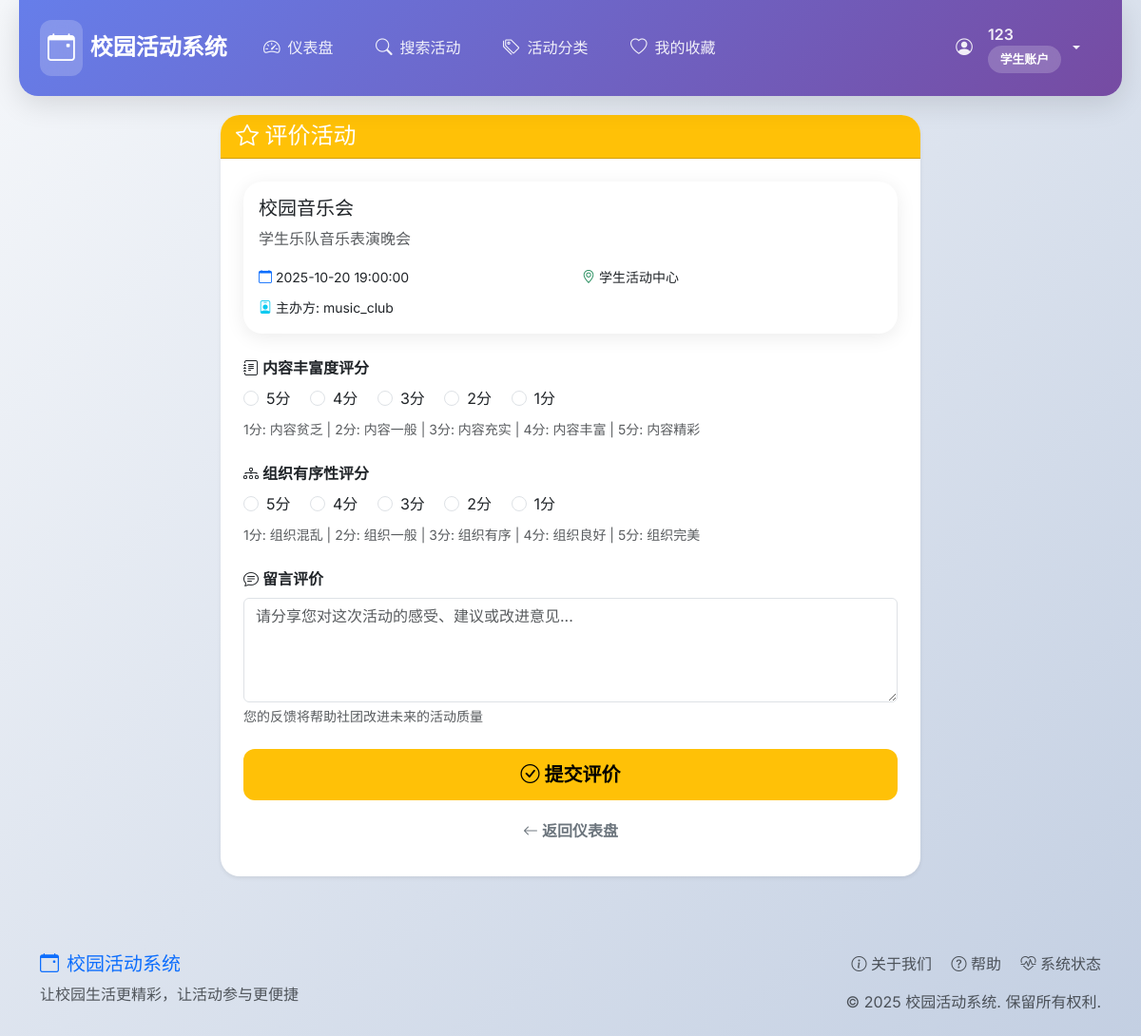
Page /review_event/8 (signed in) on the committed database.
### tables this page shows
CREATE TABLE events (
            id INTEGER PRIMARY KEY AUTOINCREMENT,
            title TEXT NOT NULL,
            description TEXT,
            date_time TEXT NOT NULL,
            end_time TEXT NOT NULL,
            location TEXT NOT NULL,
            max_participants INTEGER NOT NULL,
            club_id INTEGER NOT NULL,
            status TEXT DEFAULT 'upcoming',
            created_at TIMESTAMP DEFAULT CURRENT_TIMESTAMP,
            FOREIGN KEY (club_id) REFERENCES users (id)
        );

CREATE TABLE users (
            id INTEGER PRIMARY KEY AUTOINCREMENT,
            username TEXT UNIQUE NOT NULL,
            password TEXT NOT NULL,
            role TEXT NOT NULL, -- 'student' or 'club'
            email TEXT,
            created_at TIMESTAMP DEFAULT CURRENT_TIMESTAMP
        );

### app.py (the view, shortened to what this page needs)
@app.route('/review_event/<int:event_id>', methods=['GET', 'POST'])
def review_event(event_id):
    if 'user_id' not in session or session['role'] != 'student':
        flash('只有学生可以评价活动。', 'error')
        return redirect(url_for('login'))
    conn = get_db_connection()
    if not conn:
        flash('数据库连接失败，请检查系统配置。', 'error')
        return redirect(url_for('dashboard'))
    event = conn.execute('''
        SELECT e.*, u.username as club_name
        FROM events e
        JOIN users u ON e.club_id = u.id
        WHERE e.id = ? AND e.status = 'completed'
        AND EXISTS (
            SELECT 1 FROM registrations r
            WHERE r.event_id = e.id AND r.student_id = ?
        )
        AND NOT EXISTS (
            SELECT 1 FROM reviews rev
            WHERE rev.event_id = e.id AND rev.student_id = ?
        )
    ''', (event_id, session['user_id'], session['user_id'])).fetchone()
    if not event:
        flash('您无法评价此活动（可能未报名、活动未结束或已评价过）。', 'error')
        conn.close()
        return redirect(url_for('dashboard'))
    conn.close()
    return render_template('review_event.html', event=event)

### models.py (called while the page is built)
def get_db_connection():
    conn = sqlite3.connect('campus_events.db', check_same_thread=False)
    conn.row_factory = sqlite3.Row  # 使返回的行像字典一样工作
    return conn

### templates/review_event.html (shortened to what this page needs)
{% extends "base.html" %}
{% block content %}
<div class="row justify-content-center">
    <div class="col-lg-8">
        <div class="card shadow-sm">
            <div class="card-header bg-warning text-white">
                <h4 class="card-title mb-0">
                    <i class="bi bi-star"></i> 评价活动
                </h4>
            </div>
            <div class="card-body p-4">
                <div class="card mb-4 border-warning">
                    <div class="card-body">
                        <h5 class="card-title">{{ event.title }}</h5>
                        <p class="card-text text-muted">{{ event.description or '暂无描述' }}</p>
                        <div class="row">
                            <div class="col-md-6">
                                <small><i class="bi bi-calendar text-primary"></i> {{ event.date_time }}</small>
                            </div>
                            <div class="col-md-6">
                                <small><i class="bi bi-geo-alt text-success"></i> {{ event.location }}</small>
                            </div>
                        </div>
                        <div class="mt-2">
                            <small><i class="bi bi-person-badge text-info"></i> 主办方: {{ event.club_name }}</small>
                        </div>
                    </div>
                </div>
                <form method="post">
                    <div class="mb-4">
                        <label class="form-label fw-semibold">
                            <i class="bi bi-journal-text"></i> 内容丰富度评分
                        </label>
                        <div class="rating-container mb-2">
                            {% for i in range(5, 0, -1) %}
                            <div class="form-check form-check-inline">
                                <input class="form-check-input rating-input" type="radio" name="content_score"
                                       id="content{{ i }}" value="{{ i }}" required>
                                <label class="form-check-label rating-label" for="content{{ i }}">
                                    {{ i }}分
                                </label>
                            </div>
                            {% endfor %}
                        </div>
                        <div class="text-muted small">
                            1分: 内容贫乏 | 2分: 内容一般 | 3分: 内容充实 | 4分: 内容丰富 | 5分: 内容精彩
                        </div>
                    </div>
                    <div class="mb-4">
                        <label class="form-label fw-semibold">
                            <i class="bi bi-diagram-3"></i> 组织有序性评分
                        </label>
                        <div class="rating-container mb-2">
                            {% for i in range(5, 0, -1) %}
                            <div class="form-check form-check-inline">
                                <input class="form-check-input rating-input" type="radio" name="organization_score"
                                       id="org{{ i }}" value="{{ i }}" required>
                                <label class="form-check-label rating-label" for="org{{ i }}">
                                    {{ i }}分
                                </label>
                            </div>
                            {% endfor %}
                        </div>
                        <div class="text-muted small">
                            1分: 组织混乱 | 2分: 组织一般 | 3分: 组织有序 | 4分: 组织良好 | 5分: 组织完美
                        </div>
                    </div>
                    <div class="mb-4">
                        <label for="comment" class="form-label fw-semibold">
                            <i class="bi bi-chat-text"></i> 留言评价
                        </label>
                        <textarea class="form-control" id="comment" name="comment" rows="4"
                                  placeholder="请分享您对这次活动的感受、建议或改进意见..."></textarea>
                        <div class="form-text">您的反馈将帮助社团改进未来的活动质量</div>
                    </div>
                    <div class="d-grid gap-2">
                        <button type="submit" class="btn btn-warning btn-lg">
                            <i class="bi bi-check-circle"></i> 提交评价
                        </button>
                        <a href="{{ url_for('dashboard') }}" class="btn btn-outline-secondary">
                            <i class="bi bi-arrow-left"></i> 返回仪表盘
                        </a>
                    </div>
                </form>
            </div>
        </div>
    </div>
</div>
{% endblock %}

### templates/base.html (style rules this page uses)
:root { --primary-gradient: linear-gradient(135deg, #667eea 0%, #764ba2 100%); --success-gradient: linear-gradient(135deg, #4facfe 0%, #00f2fe 100%); --warning-gradient: linear-gradient(135deg, #f093fb 0%, #f5576c 100%); --info-gradient: linear-gradient(135deg, #43e97b 0%, #38f9d7 100%); --shadow-soft: 0 4px 20px rgba(0,0,0,0.08); --shadow-medium: 0 8px 30px rgba(0,0,0,0.12); --shadow-large: 0 20px 60px rgba(0,0,0,0.15); }
body { font-family: 'Inter', -apple-system, BlinkMacSystemFont, sans-serif; background: linear-gradient(135deg, #f5f7fa 0%, #c3cfe2 100%); min-height: 100vh; padding-top: 0; }
.card { border: none; border-radius: 20px; box-shadow: var(--shadow-soft); transition: all 0.3s cubic-bezier(0.4, 0, 0.2, 1); overflow: hidden; }
.btn { border-radius: 12px; font-weight: 600; padding: 12px 24px; transition: all 0.3s cubic-bezier(0.4, 0, 0.2, 1); border: none; }

### rows in the picture
events: title "校园音乐会", description "学生乐队音乐表演晚会", date_time "2025-10-20 19:00:00", location "学生活动中心"
users: club_name "music_club"

### other values in the picture
{{ session.username }} "123"
{{ '社团账户' if session.role == 'club' else '学生账户' }} "学生账户"
{{ i }} "5" "4" "3" "2" "1"
